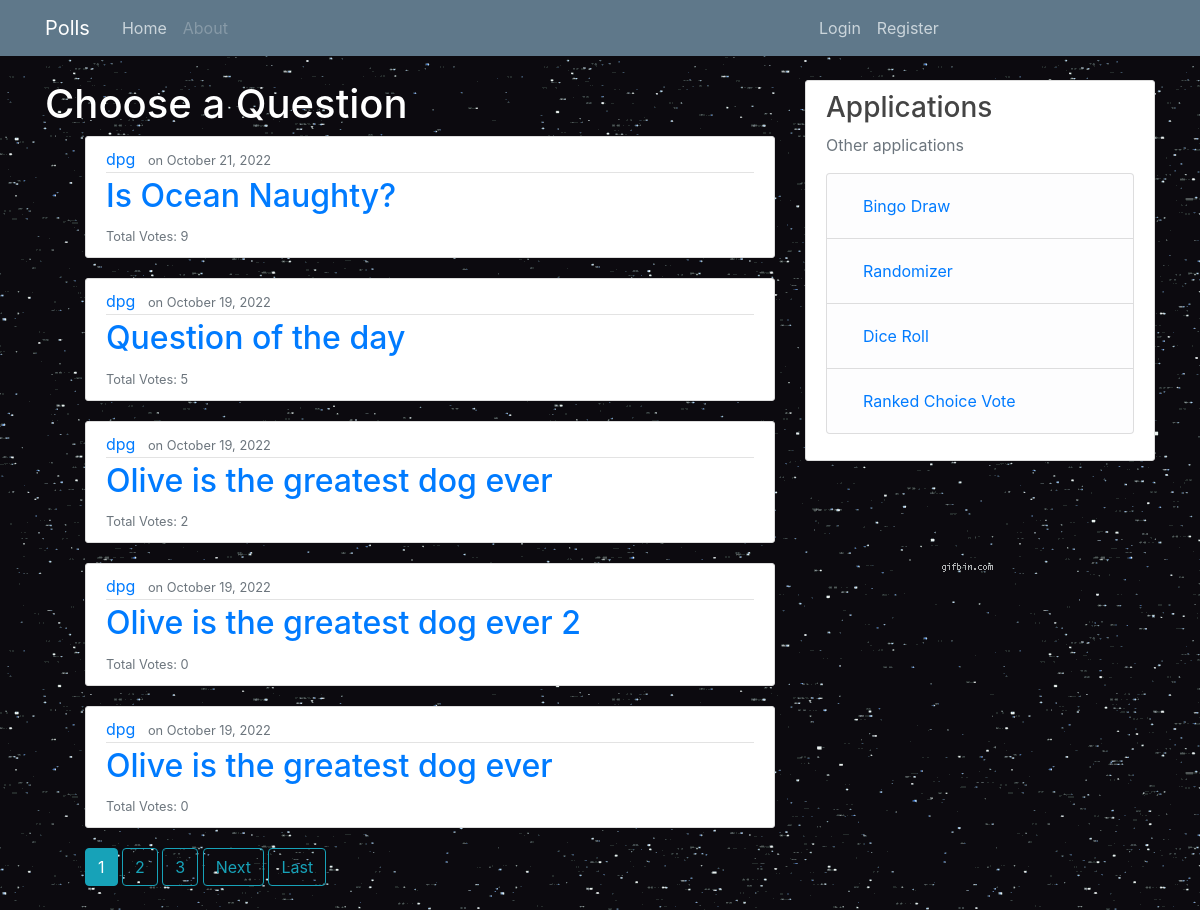
/polls/, run on an earlier commit of the app's database.
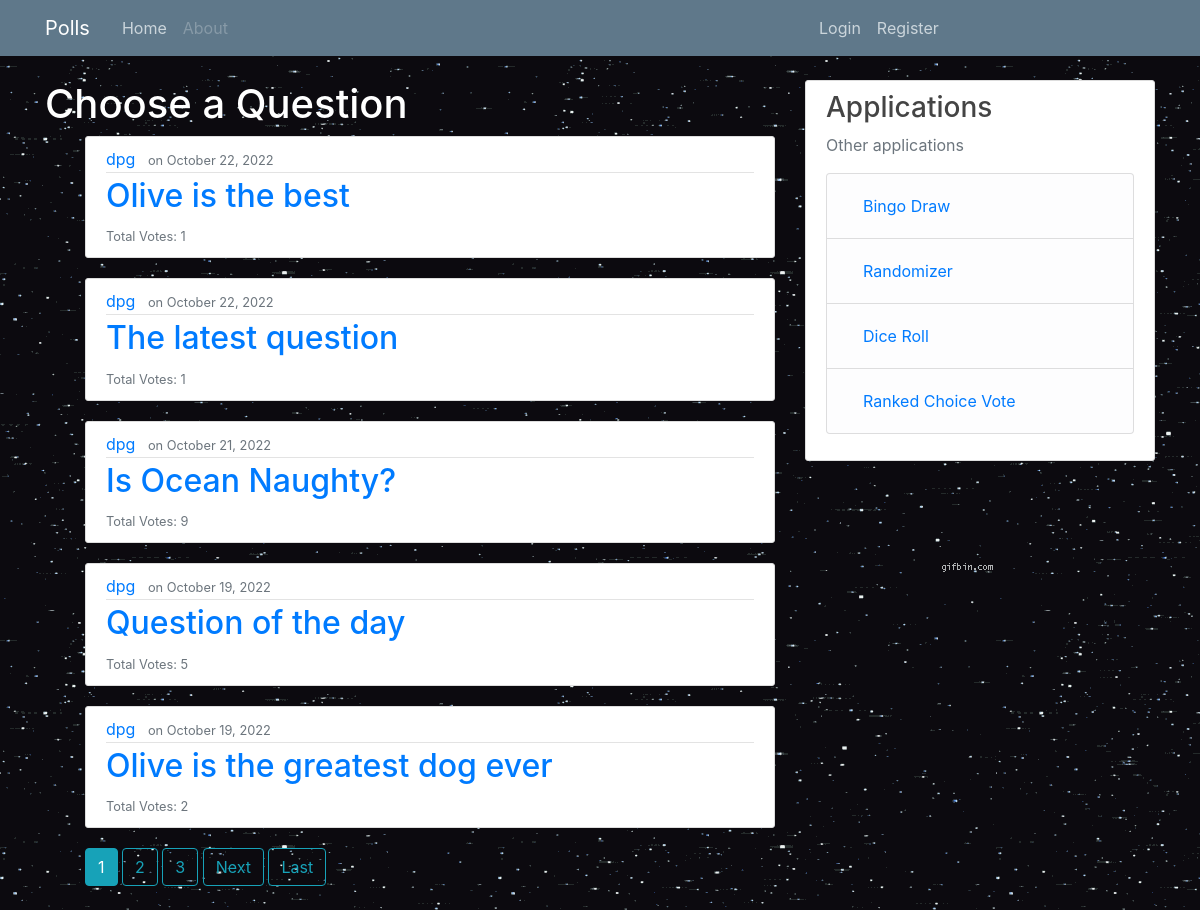
And on a later commit of the database.
### polls/models.py (models this page shows, shortened)
class Question(models.Model):
    question_text = models.CharField(max_length=200)
    pub_date = models.DateTimeField('date published')
    author = models.ForeignKey(User, on_delete=models.CASCADE)
    def total_votes(self):
        total = 0
        for x in self.choices.all():
            total += x.votes
        return total

class Choice(models.Model):
    question = models.ForeignKey(Question, related_name='choices', on_delete=models.CASCADE)
    choice_text = models.CharField(max_length=200)
    votes = models.IntegerField(default=0)

### polls/views.py (the view)
# urls.py: path('', views.IndexView.as_view(), name='index'),
class IndexView(generic.ListView):
    template_name = 'polls/index.html'
    context_object_name = 'latest_question_list'
    paginate_by = 5
    def get_queryset(self):
        return Question.objects.filter(
            pub_date__lte=timezone.now()
        ).order_by('-pub_date')

### polls/templates/polls/index.html (shortened to what this page needs)
{% extends "polls/base.html" %}
{% block content %}
    <h1>Choose a Question</h1>
    {% if latest_question_list %}
        <ul>
        {% for question in latest_question_list %}
            <article class="media content-section">
              <div class="media-body">
                <div class="article-metadata">
                  <a class="mr-2" href="{% url 'polls:user-polls' question.author.username %}">{{ question.author }}</a>
                  <small class="text-muted">on {{ question.pub_date|date:"F d, Y" }}</small>
                </div>
                <h2><a href="{% url 'polls:detail' question.id %}">{{ question.question_text }}</a></h2>
                <small class="text-muted">Total Votes: {{ question.total_votes }}</small>
              </div>
            </article>
        {% endfor %}
        {% if is_paginated %}
            {% for num in page_obj.paginator.page_range %}
                {% if page_obj.number == num %}
                    <a class="btn btn-info mb-4" href="?page={{ num }}">{{ num }}</a>
                {% elif num > page_obj.number|add:'-3' and num < page_obj.number|add:'+3' %}
                    <a class="btn btn-outline-info mb-4" href="?page={{ num }}">{{ num }}</a>
                {% endif %}
            {% endfor %}
            {% if page_obj.has_next %}
                <a class="btn btn-outline-info mb-4" href="?page={{ page_obj.next_page_number }}">Next</a>
                <a class="btn btn-outline-info mb-4" href="?page={{ page_obj.paginator.num_pages }}">Last</a>
            {% endif %}
        {% endif %}
        </ul>
    {% else %}
        <article class="media content-section">
          <div class="media-body">
            <h2>No polls are available.</h2>
          </div>
        </article>
    {% endif %}
{% endblock content %}

### polls/templates/polls/base.html (shortened to what this page needs)
{% load static %}
{% load bootstrap4 %}
<!DOCTYPE html>
<html lang="en">
    <head>
        <link rel="stylesheet" href="https://maxcdn.bootstrapcdn.com/bootstrap/4.0.0/css/bootstrap.min.css">
        <link rel="stylesheet" type="text/css" href="{% static 'polls/style.css' %}">
    </head>
    <body>
        <header class="site-header">
          <nav class="navbar navbar-expand-md navbar-dark bg-steel fixed-top">
            <div class="container">
              <a class="navbar-brand mr-4" href="{% url 'polls:index' %}">Polls</a>
                <div class="collapse navbar-collapse" id="navbarToggle">
                    <div class="navbar-nav mr-auto">
                      <a class="nav-item nav-link" href="{% url 'polls:index' %}">Home</a>
                      <a class="nav-item nav-link disabled" tabindex="-1" aria-disabled="true" href="#">About</a>
                    </div>
                    <div class="navbar-nav">
                      {% if user.is_authenticated %}
                          <a class="nav-item nav-link" href="{% url 'polls:question-create' %}">Create Poll</a>
                          <a class="nav-item nav-link" href="{% url 'profile' user %}">Profile</a>
                          <a class="nav-item nav-link" href="{% url 'logout' %}">Logout</a>
                      {% else %}
                          <a class="nav-item nav-link" href="{% url 'login' %}">Login</a>
                          <a class="nav-item nav-link" href="{% url 'register' %}">Register</a>
                      {% endif %}
                    </div>
                </div>
            </div>
          </nav>
        </header>
        <main role="main" class="container">
          <div class="row">
            <div class="col-md-8">
              {% block content %}{% endblock %}
            </div>
            <div class="col-md-4">
              <div class="content-section">
                <h3>Applications</h3>
                <p class='text-muted'>Other applications
                  <ul class="list-group">
                    <li class="list-group-item list-group-item-light"><a class="nav-item nav-link" href="#">Bingo Draw</a></li>
                    <li class="list-group-item list-group-item-light"><a class="nav-item nav-link" href="#">Randomizer</a></li>
                    <li class="list-group-item list-group-item-light"><a class="nav-item nav-link" href="#">Dice Roll</a></li>
                    <li class="list-group-item list-group-item-light"><a class="nav-item nav-link" href="#">Ranked Choice Vote</a></li>
                  </ul>
                </p>
              </div>
            </div>
          </div>
        </main>
    </body>
</html>

### polls/static/polls/style.css (style rules this page uses)
body { background: black url("images/background.gif") repeat; color: #333333; margin-top: 5rem; }
h1, h2, h3, h4, h5, h6 { color: #444444; }
h1 { color: white; }
ul { margin: 0; }
.bg-steel { background-color: #5f788a; }
.site-header .navbar-nav .nav-link { color: #cbd5db; }
.navbar-nav { padding-right: 20%; }
.content-section { background: #ffffff; padding: 10px 20px; border: 1px solid #dddddd; border-radius: 3px; margin-bottom: 20px; }
.article-metadata { padding-bottom: 1px; margin-bottom: 4px; border-bottom: 1px solid #e3e3e3 }

What changed in the data, as far as the page shows it:
no longer on this page (row unchanged): Question: author "dpg", pub_date "October 19, 2022", question_text "Olive is the greatest dog ever 2", total_votes "0"
no longer on this page (row unchanged): Question: author "dpg", pub_date "October 19, 2022", question_text "Olive is the greatest dog ever", total_votes "0"
added Question: author "dpg", pub_date "October 22, 2022", question_text "Olive is the best", total_votes "1"
added Question: author "dpg", pub_date "October 22, 2022", question_text "The latest question", total_votes "1"
